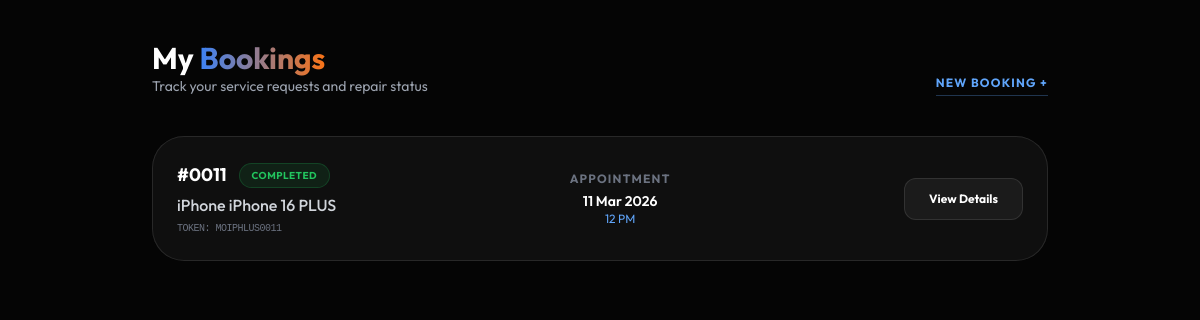
Screenshot of /bookings/my-bookings/ (signed in) with the database file from the repository.
### Bookings/models.py (models this page shows, shortened)
class Booking(models.Model):
    STATUS_CHOICES = [
        ('pending', 'Pending'),
        ('assigned', 'Technician Assigned'),
        ('in_progress', 'In Progress'),
        ('completed', 'Completed'),
        ('cancelled', 'Cancelled'),
    ]
    status = models.CharField(max_length=20, choices=STATUS_CHOICES, default='pending')
    user = models.ForeignKey('Accounts.MyUser', on_delete=models.CASCADE)
    service_type = models.CharField(max_length=100)
    service_name = models.CharField(max_length=200)
    model = models.CharField(max_length=100)
    purpose = models.CharField(max_length=100)
    description = models.TextField()
    phone = models.CharField(max_length=15, blank=True, null=True)
    booking_date = models.DateTimeField()
    created_at = models.DateTimeField(auto_now_add=True)
    sequence_number = models.PositiveIntegerField(unique=True, editable=False)
    token = models.CharField(max_length=30, editable=False, null=True, blank=True)
    order_id = models.CharField(max_length=10, editable=False, null=True, blank=True)

### Bookings/views.py (the view)
# urls.py: path('my-bookings/', my_bookings, name='my_bookings'),
@login_required
def my_bookings(request):
    bookings = Booking.objects.filter(user=request.user).order_by('-created_at')
    context = {
        'bookings': bookings,
    }
    return render(request, 'Bookings/my_bookings.html', context)

### templates/Bookings/my_bookings.html (shortened to what this page needs)
<!DOCTYPE html>
<html lang="en">
<head>
    <script src="https://cdn.tailwindcss.com"></script>
</head>
<body class="py-10 px-4">
    <div class="max-w-4xl mx-auto">
        <header class="mb-10 flex justify-between items-end">
            <div>
                <h1 class="text-3xl font-bold">My <span class="brand-gradient">Bookings</span></h1>
                <p class="text-gray-400 text-sm">Track your service requests and repair status</p>
            </div>
            <a href="/" class="text-xs font-bold text-blue-400 uppercase tracking-widest border-b border-blue-400/30 pb-1">New Booking +</a>
        </header>
        <div class="space-y-4">
            {% for booking in bookings %}
            <div class="glass-card p-6 rounded-[2rem] flex flex-col md:flex-row justify-between items-start md:items-center gap-6">
                <div class="space-y-1">
                    <div class="flex items-center gap-3">
                        <span class="text-lg font-bold">{{ booking.order_id }}</span>
                        <span class="px-3 py-1 rounded-full text-[10px] font-bold uppercase tracking-wider status-{{ booking.status }}">
                            {{ booking.get_status_display }}
                        </span>
                    </div>
                    <p class="text-gray-300 font-medium">{{ booking.service_name }} {{ booking.model }}</p>
                    <p class="text-[10px] text-gray-500 font-mono tracking-tighter uppercase">Token: {{ booking.token }}</p>
                </div>
                <div class="text-left md:text-center">
                    <p class="text-xs text-gray-500 uppercase font-bold tracking-widest mb-1">Appointment</p>
                    <p class="text-sm font-semibold">{{ booking.booking_date|date:"d M Y" }}</p>
                    <p class="text-xs text-blue-400">{{ booking.booking_date|date:"f A" }}</p>
                </div>
                <div class="flex gap-2 w-full md:w-auto">
                    <a href="{% url 'booking_success' booking.token %}" class="flex-1 md:flex-none bg-white/5 hover:bg-white/10 border border-white/10 px-6 py-3 rounded-xl text-xs font-bold transition-all text-center">
                        View Details
                    </a>
                </div>
            </div>
            {% endfor %}
        </div>
    </div>
</body>
</html>

### templates/Bookings/my_bookings.html (style rules this page uses)
:root { --bg-dark: #050505; --blue-glow: #3b82f6; --orange-glow: #f97316; }
body { background-color: var(--bg-dark); color: white; font-family: 'Outfit', sans-serif; }
.glass-card { background: rgba(20, 20, 20, 0.7); backdrop-filter: blur(12px); border: 1px solid rgba(255, 255, 255, 0.1); }
.brand-gradient { background: linear-gradient(to right, #3b82f6, #f97316); -webkit-background-clip: text; -webkit-text-fill-color: transparent; }
.status-completed { background: rgba(34, 197, 94, 0.1); color: #22c55e; border: 1px solid rgba(34, 197, 94, 0.2); }

### rows the page displays
Booking: order_id "#0011", status "COMPLETED", service_name "iPhone", model "iPhone 16 PLUS", token "MOIPHLUS0011", booking_date "11 Mar 2026", booking_date "12 PM"
